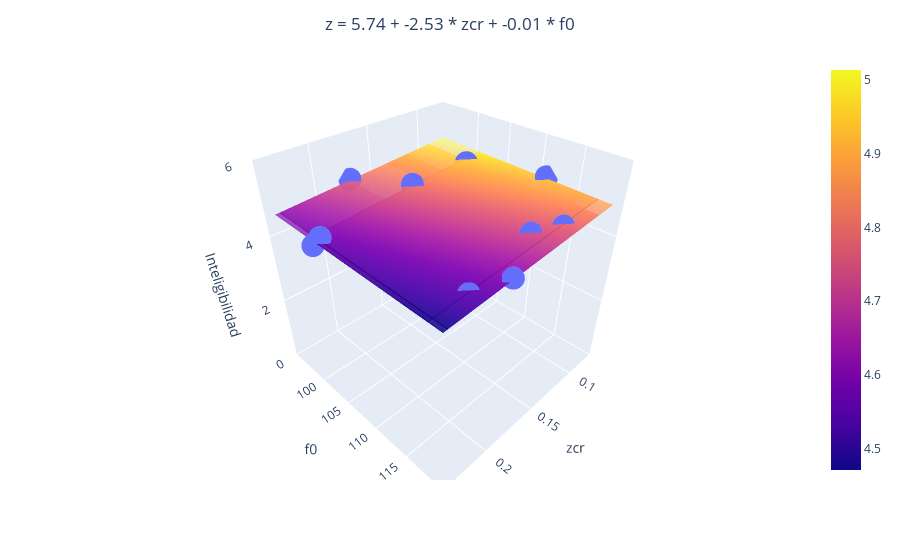

Here is the notebook cell this chart was saved with:
### Code cell
if len(dicc_model) == 2:
    import plotly.express as px
    import plotly.graph_objects as go

    # Seleccionamos solo las características seleccionadas en X
    X_selected = X[:, selected_features]

    # Entrenamos el modelo de regresión con las características seleccionadas
    regr_multivar = LinearRegression()
    regr_multivar.fit(X_selected, y)

    # Obtenemos las predicciones del modelo para las características seleccionadas
    y_pred = regr_multivar.predict(X_selected)

    # Crear la figura
    fig = px.scatter_3d(x=X_selected[:, 0], y=X_selected[:, 1], z=y)

    # Crear el plano de regresión
    xx, yy = np.meshgrid(X_selected[:, 0], X_selected[:, 1])
    zz = regr_multivar.intercept_ + np.dot(np.array([xx.ravel(), yy.ravel()]).T, regr_multivar.coef_.ravel()).reshape(xx.shape)
    fig.add_trace(go.Surface(x=xx, y=yy, z=zz, opacity=0.5))

    # Construir la cadena de texto para la ecuación del plano
    equation = f'z = {regr_multivar.intercept_.round(2)}'
    for i, (key, model) in enumerate(dicc_model.items()):
        equation += f' + {regr_multivar.coef_[i].round(2)} * {key.replace("_model", "")}'
    
    # Centrar el título
    fig.update_layout(title=dict(text=equation, x=0.5, xanchor='center'))

    # Etiquetas de los ejes y rango del eje z
    fig.update_layout(scene=dict(xaxis_title=list(dicc_model.keys())[0].replace("_model", ""), yaxis_title=list(dicc_model.keys())[1].replace("_model", ""), zaxis_title='Inteligibilidad', zaxis=dict(range=[0, 6]), yaxis=dict(tickvals=[100, 105, 110, 115])))

    fig.write_html(
       os.path.join(PATH, TEST_FOLDER, REGGRESSION_FOLDER, PARAMETRIC_FOLDER, INTELIGIBILIDAD_FOLDER, FEMALE_FOLDER, 'regresion_inteligibilidad_multivariable_female.html')
    )

    fig.show()

### Figure 1 — Plotly figure (JSON) as saved in the notebook; plotly's stock layout.template omitted (floating-point values rounded to 4 significant figures)
{"data": [{"hovertemplate": "x=%{x}<br>y=%{y}<br>z=%{z}<extra></extra>", "legendgroup": "", "marker": {"color": "#636efa", "symbol": "circle"}, "mode": "markers", "name": "", "scene": "scene", "showlegend": false, "type": "scatter3d", "x": [0.07594, 0.1378, 0.09304, 0.2356, 0.2044, 0.1812, 0.1478, 0.117, 0.2325, 0.1734], "y": [111.1, 116.4, 101.3, 101.5, 117.7, 119.6, 101.0, 117.9, 102.3, 94.71], "z": [4.964, 4.732, 4.857, 4.446, 4.509, 4.673, 4.839, 4.75, 4.679, 4.804]}, {"opacity": 0.5, "type": "surface", "x": [[0.07594, 0.1378, 0.09304, 0.2356, 0.2044, 0.1812, 0.1478, 0.117, 0.2325, 0.1734], [0.07594, 0.1378, 0.09304, 0.2356, 0.2044, 0.1812, 0.1478, 0.117, 0.2325, 0.1734], [0.07594, 0.1378, 0.09304, 0.2356, 0.2044, 0.1812, 0.1478, 0.117, 0.2325, 0.1734], [0.07594, 0.1378, 0.09304, 0.2356, 0.2044, 0.1812, 0.1478, 0.117, 0.2325, 0.1734], [0.07594, 0.1378, 0.09304, 0.2356, 0.2044, 0.1812, 0.1478, 0.117, 0.2325, 0.1734], [0.07594, 0.1378, 0.09304, 0.2356, 0.2044, 0.1812, 0.1478, 0.117, 0.2325, 0.1734], [0.07594, 0.1378, 0.09304, 0.2356, 0.2044, 0.1812, 0.1478, 0.117, 0.2325, 0.1734], [0.07594, 0.1378, 0.09304, 0.2356, 0.2044, 0.1812, 0.1478, 0.117, 0.2325, 0.1734], [0.07594, 0.1378, 0.09304, 0.2356, 0.2044, 0.1812, 0.1478, 0.117, 0.2325, 0.1734], [0.07594, 0.1378, 0.09304, 0.2356, 0.2044, 0.1812, 0.1478, 0.117, 0.2325, 0.1734]], "y": [[111.1, 111.1, 111.1, 111.1, 111.1, 111.1, 111.1, 111.1, 111.1, 111.1], [116.4, 116.4, 116.4, 116.4, 116.4, 116.4, 116.4, 116.4, 116.4, 116.4], [101.3, 101.3, 101.3, 101.3, 101.3, 101.3, 101.3, 101.3, 101.3, 101.3], [101.5, 101.5, 101.5, 101.5, 101.5, 101.5, 101.5, 101.5, 101.5, 101.5], [117.7, 117.7, 117.7, 117.7, 117.7, 117.7, 117.7, 117.7, 117.7, 117.7], [119.6, 119.6, 119.6, 119.6, 119.6, 119.6, 119.6, 119.6, 119.6, 119.6], [101.0, 101.0, 101.0, 101.0, 101.0, 101.0, 101.0, 101.0, 101.0, 101.0], [117.9, 117.9, 117.9, 117.9, 117.9, 117.9, 117.9, 117.9, 117.9, 117.9], [102.3, 102.3, 102.3, 102.3, 102.3, 102.3, 102.3, 102.3, 102.3, 102.3], [94.71, 94.71, 94.71, 94.71, 94.71, 94.71, 94.71, 94.71, 94.71, 94.71]], "z": [[4.922, 4.766, 4.879, 4.518, 4.597, 4.656, 4.74, 4.818, 4.526, 4.676], [4.893, 4.736, 4.85, 4.489, 4.568, 4.627, 4.711, 4.789, 4.497, 4.646], [4.977, 4.82, 4.934, 4.573, 4.652, 4.711, 4.795, 4.873, 4.581, 4.73], [4.976, 4.819, 4.932, 4.572, 4.651, 4.71, 4.794, 4.872, 4.58, 4.729], [4.885, 4.729, 4.842, 4.481, 4.56, 4.619, 4.703, 4.781, 4.489, 4.639], [4.875, 4.718, 4.831, 4.471, 4.55, 4.609, 4.693, 4.771, 4.479, 4.628], [4.979, 4.822, 4.935, 4.575, 4.654, 4.713, 4.797, 4.875, 4.583, 4.732], [4.884, 4.728, 4.841, 4.48, 4.559, 4.618, 4.703, 4.78, 4.488, 4.638], [4.972, 4.815, 4.928, 4.568, 4.647, 4.706, 4.79, 4.868, 4.576, 4.725], [5.014, 4.857, 4.971, 4.61, 4.689, 4.748, 4.832, 4.91, 4.618, 4.767]]}], "layout": {"legend": {"tracegroupgap": 0}, "margin": {"t": 60}, "scene": {"domain": {"x": [0, 1], "y": [0, 1]}, "xaxis": {"title": {"text": "zcr"}}, "yaxis": {"tickvals": [100, 105, 110, 115], "title": {"text": "f0"}}, "zaxis": {"range": [0, 6], "title": {"text": "Inteligibilidad"}}}, "title": {"text": "z = 5.74 + -2.53 * zcr + -0.01 * f0", "x": 0.5, "xanchor": "center"}}}
